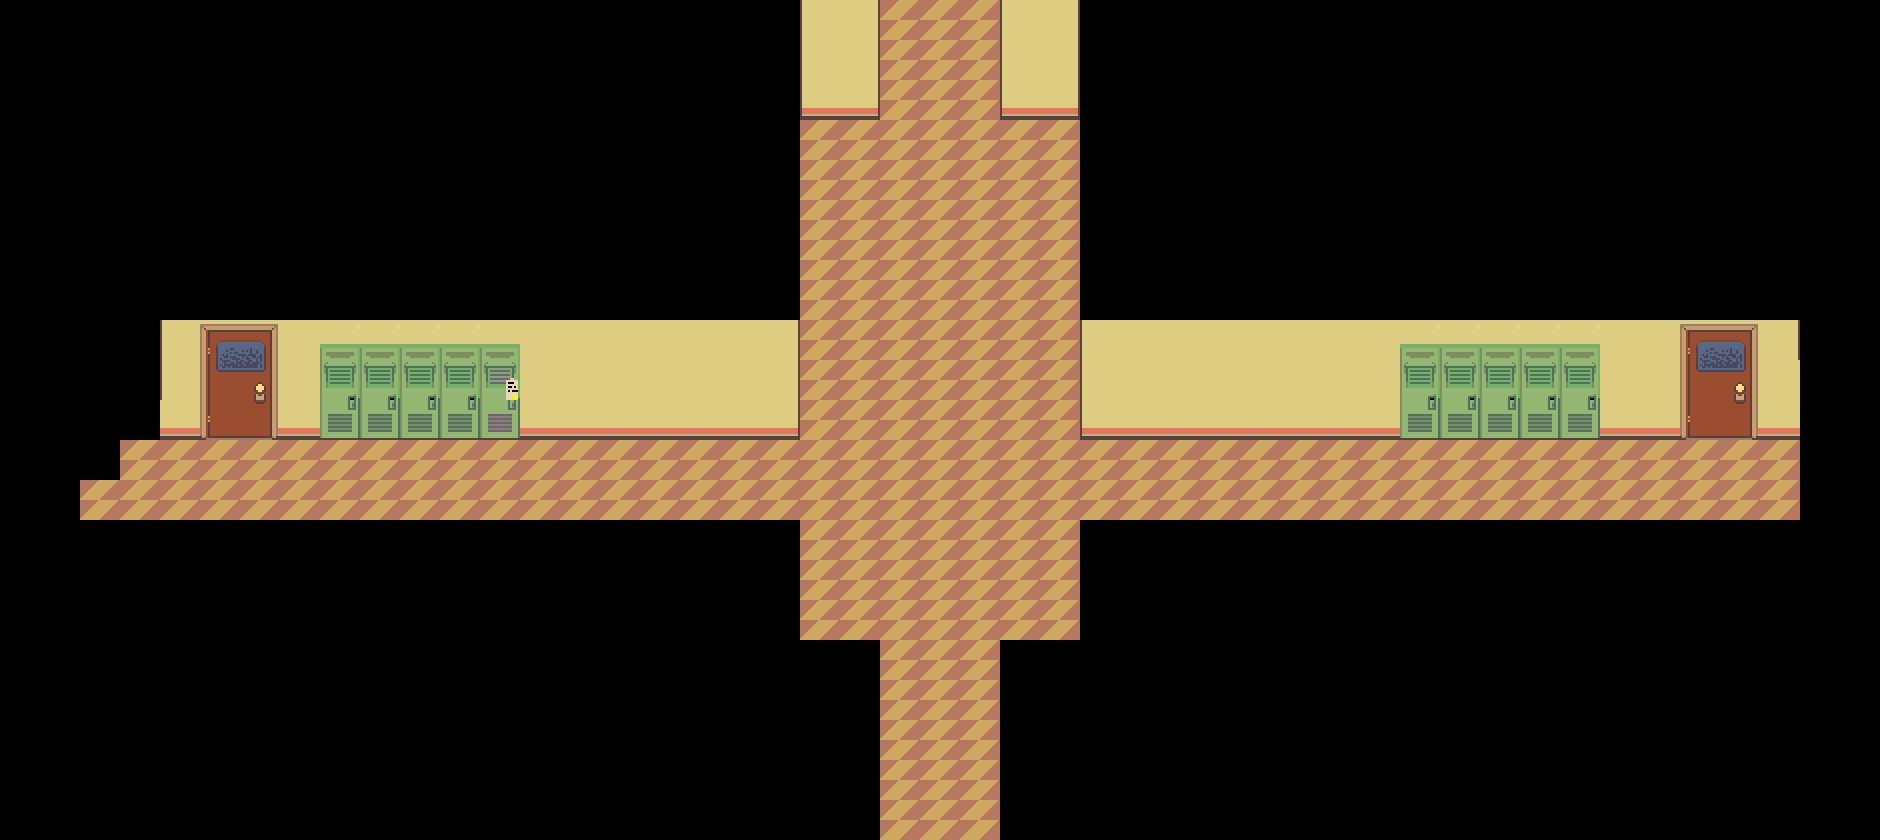

Tiled map render using the project's own tile images. Description and the map definition, with tile-layer contents summarised, below:
An orthogonal 47x21 tile map with 40x40 px tiles, 2 tile layers (Tile Layer 1, Tile Layer 2), 2 tilesets and 38 objects (2x transition, 2x interactable, spawn, entryup, entrydown).

<map version="1.10" tiledversion="1.10.1" orientation="orthogonal" renderorder="right-down" width="47" height="21" tilewidth="40" tileheight="40" infinite="0" backgroundcolor="#000000" nextlayerid="21" nextobjectid="143">
 <editorsettings>
  <export target="data.lua" format="lua" />
 </editorsettings>
 <properties>
  <property name="border" value="leaves" />
  <property name="light" type="bool" value="true" />
  <property name="music" value="orphanage" />
  <property name="name" value="School" />
 </properties>
 <tileset firstgid="1" source="../../../../tilesets/schooltiles2.tsx" />
 <tileset firstgid="109" source="../../../../tilesets/other-objects.tsx" />
 <layer id="17" name="Tile Layer 1" width="47" height="21">
  <data>[987 cells, 300 non-empty, 7 distinct tile ids]</data>
 </layer>
 <layer id="18" name="Tile Layer 2" width="47" height="21">
  <data>[987 cells, 42 non-empty, 12 distinct tile ids]</data>
 </layer>
 <objectgroup id="20" name="objects_bg" />
 <objectgroup color="#0000ff" id="4" name="collision" opacity="0.5">
  <object id="118" x="40" y="640" width="840" height="200" />
  <object id="119" x="40" y="520" width="760" height="120" />
  <object id="120" x="1080" y="520" width="720" height="120" />
  <object id="121" x="1000" y="640" width="800" height="200" />
  <object id="122" x="40" y="0" width="760" height="320" />
  <object id="123" x="40" y="320" width="40" height="200" />
  <object id="124" x="80" y="320" width="80" height="40" />
  <object id="125" x="1080" y="0" width="720" height="320" />
  <object id="126" x="80" y="520">
   <polygon points="0,0 80,-80 80,-160 0,-160" />
  </object>
  <object id="129" x="160" y="320" width="40" height="120" />
  <object id="130" x="280" y="320" width="520" height="120" />
  <object id="131" x="1080" y="320" width="600" height="120" />
  <object id="132" x="1760" y="320" width="40" height="120" />
  <object id="133" x="1680" y="320" width="80" height="40" />
  <object id="134" x="200" y="320" width="80" height="40" />
  <object id="135" x="1000" y="0" width="80" height="120" />
  <object id="136" x="800" y="0" width="80" height="120" />
 </objectgroup>
 <objectgroup color="#7f00ff" id="3" name="markers">
  <object id="16" name="spawn" x="920" y="440" width="40" height="40" />
  <object id="55" name="entryup" x="940" y="800">
   <point />
  </object>
  <object id="137" name="entrydown" x="939" y="80">
   <point />
  </object>
 </objectgroup>
 <objectgroup color="#ff00ff" id="2" name="objects">
  <object id="54" name="transition" x="880" y="820" width="120" height="40">
   <properties>
    <property name="map" value="LIGHT_WORLD/HOMETOWN_RIBBIT/hometown_school" />
    <property name="marker" value="entrydown" />
   </properties>
  </object>
  <object id="84" name="interactable" x="200" y="400" width="81" height="40">
   <properties>
    <property name="text" value="* (The door is locked.)" />
   </properties>
  </object>
  <object id="105" gid="74" x="600" y="378" width="40" height="40" />
  <object id="106" gid="75" x="640" y="378" width="40" height="40" />
  <object id="107" gid="76" x="680" y="378" width="40" height="40" />
  <object id="108" gid="83" x="600" y="418" width="40" height="40" />
  <object id="109" gid="85" x="680" y="418" width="40" height="40" />
  <object id="110" gid="84" x="640" y="418" width="40" height="40" />
  <object id="111" gid="74" x="1200" y="377.996" width="40" height="40" />
  <object id="112" gid="75" x="1240" y="377.996" width="40" height="40" />
  <object id="113" gid="76" x="1280" y="377.996" width="40" height="40" />
  <object id="114" gid="83" x="1200" y="417.996" width="40" height="40" />
  <object id="115" gid="85" x="1280" y="417.996" width="40" height="40" />
  <object id="116" gid="84" x="1240" y="417.996" width="40" height="40" />
  <object id="117" gid="65" x="1120" y="411.333" width="40" height="40" />
  <object id="138" name="interactable" x="1680" y="400" width="81" height="40">
   <properties>
    <property name="text" value="* (The door is locked.)" />
   </properties>
  </object>
  <object id="139" name="transition" x="880" y="-20" width="120" height="40">
   <properties>
    <property name="map" value="LIGHT_WORLD/HOMETOWN_RIBBIT/schooldoor" />
    <property name="marker" value="entryup" />
   </properties>
  </object>
  <object id="142" gid="134" x="80" y="520" width="120" height="200" />
 </objectgroup>
</map>
